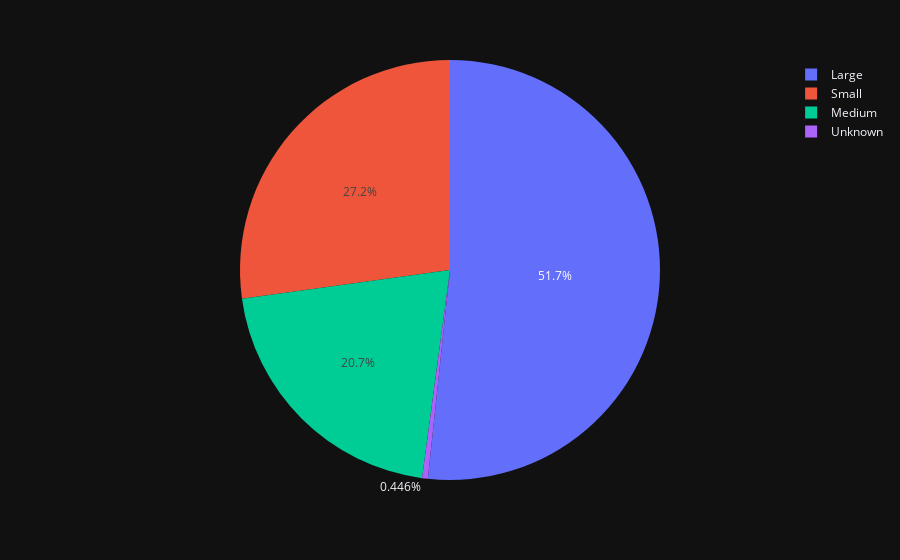

Source (notebook cell):
### Code cell
fig = px.pie(roles_by_company_size, values='num_of_job_posting', names="company_size_category", template=PLOTLY_THEME)
fig.show()

### Figure 1 — Plotly figure (JSON) as saved in the notebook; plotly's stock layout.template omitted (floating-point values rounded to 4 significant figures)
{"data": [{"domain": {"x": [0, 1], "y": [0, 1]}, "hovertemplate": "company_size_category=%{label}<br>num_of_job_posting=%{value}<extra></extra>", "labels": ["Large", "Medium", "Small", "Unknown"], "legendgroup": "", "name": "", "showlegend": true, "type": "pie", "values": [1738, 696, 914, 15]}], "layout": {"legend": {"tracegroupgap": 0}, "margin": {"t": 60}}}
